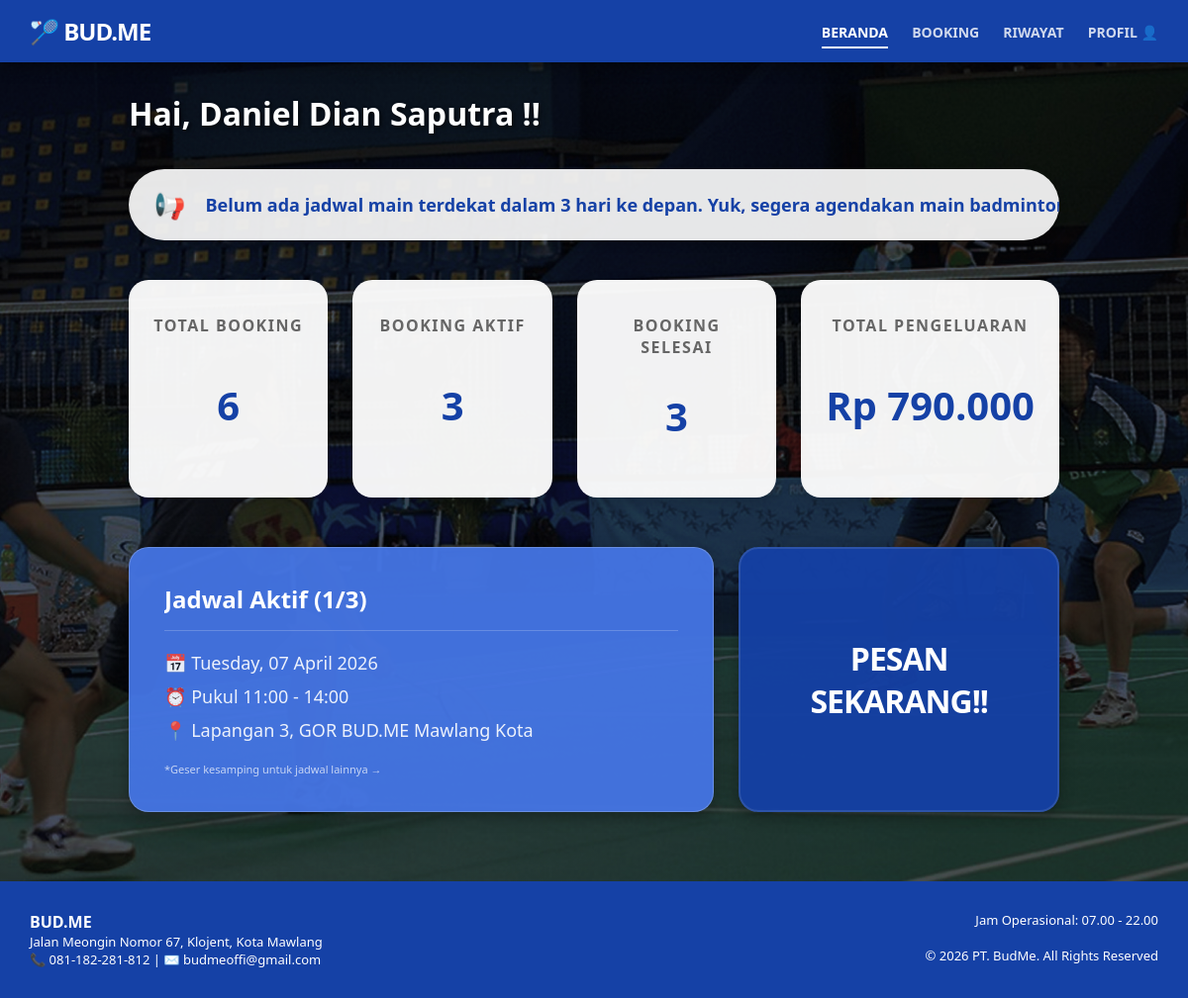
/index.php?page=beranda (signed in), run on the app's committed database.
### tables this page shows
CREATE TABLE `bookings` (
  `id` int(11) NOT NULL,
  `user_id` int(11) NOT NULL,
  `lapangan_id` int(11) NOT NULL,
  `tanggal_booking` date NOT NULL,
  `jam_mulai` time NOT NULL,
  `jam_selesai` time NOT NULL,
  `total_biaya` decimal(10,2) NOT NULL,
  `status_booking` enum('Menunggu Pembayaran','Aktif','Selesai','Dibatalkan') DEFAULT 'Menunggu Pembayaran'
);

CREATE TABLE `lapangan` (
  `id` int(11) NOT NULL,
  `cabang_id` int(11) NOT NULL,
  `jenis_lantai_id` int(11) NOT NULL,
  `nama_lapangan` varchar(50) NOT NULL
);

CREATE TABLE `cabang` (
  `id` int(11) NOT NULL,
  `nama_cabang` varchar(100) NOT NULL,
  `alamat` text DEFAULT NULL,
  `kontak` varchar(20) DEFAULT NULL,
  `jam_buka` time DEFAULT NULL,
  `jam_tutup` time DEFAULT NULL
);

### controllers/BerandaController.php (called while the page is built, shortened)
<?php
require_once 'models/BookingModel.php';
class BerandaController {
    private $bookingModel;
    public function __construct() {
        $database = new Database();
        $db = $database->getConnection();
        $this->bookingModel = new BookingModel($db);
    }
    public function index() {
        $user_id = $_SESSION['user_id'];
        $nama_user = $_SESSION['nama'];
        $this->bookingModel->autoUpdateStatusSelesai();
        $stats = $this->bookingModel->getDashboardStats($user_id);
        $booking_aktif_list = $this->bookingModel->getActiveBookings($user_id);
        $notifikasi = $this->bookingModel->getNearestBookingNotification($user_id);
        require_once 'views/beranda.php';
    }
}
?>

### models/BookingModel.php (called while the page is built, shortened)
<?php
class BookingModel {
    private $conn;
    public function __construct($db) {
        $this->conn = $db;
    }
    public function getDashboardStats($user_id) {
        $query = "SELECT
                    COUNT(id) as total_booking,
                    SUM(CASE WHEN status_booking = 'Aktif' THEN 1 ELSE 0 END) as booking_aktif,
                    SUM(CASE WHEN status_booking = 'Selesai' THEN 1 ELSE 0 END) as booking_selesai,
                    SUM(total_biaya) as total_pengeluaran
                  FROM bookings
                  WHERE user_id = :user_id";
        $stmt = $this->conn->prepare($query);
        $stmt->bindParam(":user_id", $user_id);
        $stmt->execute();
        $result = $stmt->fetch(PDO::FETCH_ASSOC);
        return $result;
    }
    public function getActiveBookings($user_id) {
        $query = "SELECT b.tanggal_booking, b.jam_mulai, b.jam_selesai, c.nama_cabang, l.nama_lapangan
                  FROM bookings b
                  JOIN lapangan l ON b.lapangan_id = l.id
                  JOIN cabang c ON l.cabang_id = c.id
                  WHERE b.user_id = :user_id AND b.status_booking = 'Aktif'
                  ORDER BY b.tanggal_booking ASC, b.jam_mulai ASC";
        $stmt = $this->conn->prepare($query);
        $stmt->bindParam(":user_id", $user_id);
        $stmt->execute();
        return $stmt->fetchAll(PDO::FETCH_ASSOC);
    }
    public function getNearestBookingNotification($user_id) {
        $query = "SELECT b.tanggal_booking, b.jam_mulai, c.nama_cabang, l.nama_lapangan,
                         DATEDIFF(b.tanggal_booking, CURDATE()) as sisa_hari
                  FROM bookings b
                  JOIN lapangan l ON b.lapangan_id = l.id
                  JOIN cabang c ON l.cabang_id = c.id
                  WHERE b.user_id = :user_id
                        AND b.status_booking = 'Aktif'
                        AND b.tanggal_booking >= CURDATE()
                        AND DATEDIFF(b.tanggal_booking, CURDATE()) <= 3
                  ORDER BY b.tanggal_booking ASC, b.jam_mulai ASC
                  LIMIT 1";
        $stmt = $this->conn->prepare($query);
        $stmt->bindParam(":user_id", $user_id);
        $stmt->execute();
        return $stmt->fetch(PDO::FETCH_ASSOC);
    }
}
?>

### views/beranda.php (the view, shortened to what this page needs)
<!DOCTYPE html>
<html lang="id">
<head>
</head>
<body>
    <header>
        <h1>🏸 BUD.ME</h1>
        <nav>
            <a href="<?= BASE_URL ?>index.php?page=beranda" class="active">Beranda</a>
            <a href="<?= BASE_URL ?>index.php?page=booking">Booking</a>
            <a href="<?= BASE_URL ?>index.php?page=riwayat">Riwayat</a>
            <a href="<?= BASE_URL ?>index.php?page=profil">Profil 👤</a>
        </nav>
    </header>
    <div class="container">
        <div class="greeting">Hai, <?= htmlspecialchars($nama_user ?? 'User'); ?> !!</div>
        <div class="marquee-container">
            <div class="marquee-icon">📢</div>
            <div class="marquee-content">
                <?php if($notifikasi): ?>
                    <?php $hari = ($notifikasi['sisa_hari'] == 0) ? "Hari ini" : "H-" . $notifikasi['sisa_hari']; ?>
                    [<?= substr($notifikasi['jam_mulai'], 0, 5) ?>] <?= $hari ?> Jadwal Booking di <?= htmlspecialchars($notifikasi['nama_lapangan']) ?>, <?= htmlspecialchars($notifikasi['nama_cabang']) ?>. Jangan sampai telat ya!
                <?php else: ?>
                    Belum ada jadwal main terdekat dalam 3 hari ke depan. Yuk, segera agendakan main badmintonmu!
                <?php endif; ?>
            </div>
        </div>
        <div class="stats-grid">
            <div class="stat-card">
                <h3>Total Booking</h3>
                <p><?= htmlspecialchars($stats['total_booking'] ?? 0); ?></p>
            </div>
            <div class="stat-card">
                <h3>Booking Aktif</h3>
                <p><?= htmlspecialchars($stats['booking_aktif'] ?? 0); ?></p>
            </div>
            <div class="stat-card">
                <h3>Booking Selesai</h3>
                <p><?= htmlspecialchars($stats['booking_selesai'] ?? 0); ?></p>
            </div>
            <div class="stat-card">
                <h3>Total Pengeluaran</h3>
                <p>Rp <?= number_format($stats['total_pengeluaran'] ?? 0, 0, ',', '.'); ?></p>
            </div>
        </div>
        <div class="booking-section">
            <div class="slider-wrapper">
                <div class="slider-container">
                    <?php if(!empty($booking_aktif_list)): ?>
                        <?php foreach($booking_aktif_list as $index => $b_aktif): ?>
                            <div class="slide-item">
                                <h3>Jadwal Aktif (<?= $index + 1 ?>/<?= count($booking_aktif_list) ?>)</h3>
                                <p>📅 <?= htmlspecialchars(date('l, d F Y', strtotime($b_aktif['tanggal_booking']))); ?></p>
                                <p>⏰ Pukul <?= htmlspecialchars(substr($b_aktif['jam_mulai'], 0, 5)); ?> - <?= htmlspecialchars(substr($b_aktif['jam_selesai'], 0, 5)); ?></p>
                                <p>📍 <?= htmlspecialchars($b_aktif['nama_lapangan']); ?>, <?= htmlspecialchars($b_aktif['nama_cabang']); ?></p>
                            </div>
                        <?php endforeach; ?>
                    <?php endif; ?>
                </div>
                <?php if(count($booking_aktif_list) > 1): ?>
                    <small style="opacity: 0.7; font-size: 11px;">*Geser kesamping untuk jadwal lainnya &rarr;</small>
                <?php endif; ?>
            </div>
            <a href="<?= BASE_URL ?>index.php?page=booking" class="btn-pesan">PESAN<br>SEKARANG!!</a>
        </div>
    </div>
    <footer>
        <div>
            <strong>BUD.ME</strong><br>
            Jalan Meongin Nomor 67, Klojent, Kota Mawlang<br>
            📞 081-182-281-812 | ✉️ budmeoffi@gmail.com
        </div>
        <div style="text-align: right;">
            Jam Operasional: 07.00 - 22.00<br><br>
            &copy; 2026 PT. BudMe. All Rights Reserved
        </div>
    </footer>
</body>
</html>

### data on the page
bookings: count($booking_aktif_list) "3", tanggal_booking "Tuesday, 07 April 2026", jam_mulai "11:00", jam_selesai "14:00", lapangan.nama_lapangan "Lapangan 3", cabang.nama_cabang "GOR BUD.ME Mawlang Kota"

### other printed values
$nama_user "Daniel Dian Saputra"
$stats['total_booking'] "6"
$stats['booking_aktif'] "3"
$stats['booking_selesai'] "3"
$stats['total_pengeluaran'] "790.000"
